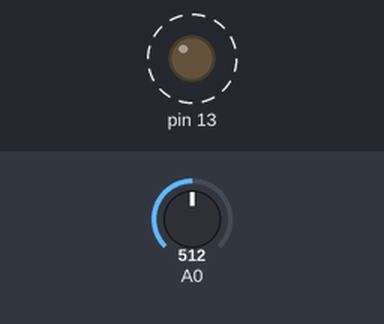
The sketch below on a simulated Teensy 4. Parts: output pins drawn as LEDs (lit = HIGH). Dashed ring = blinking. The test bench sets the inputs (shaded band); at power-on: A0 = 512. Storage starts empty; what the sketch prints to the serial monitor is not drawn.

Above: at 1.0 s.
Timing chart, 0 to 4.7 s (numbered marks = the images above):
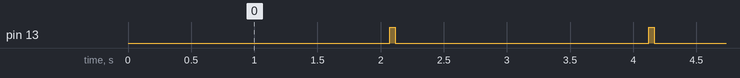

Measured:
- by itself, pin 13: alternates HIGH for 0.05 s and LOW for 2.0 s

The sketch:

SimpleLogger_Scaling_ARM_SD.ino
```cpp
// (licence header left out)
// -------------------- Includes --------------------
#include <SD.h>

// -------------------- User Settable Variables --------------------
const int16_t sample_rate = 1000; //desired sampling rate in Hz. Not tested over 1000Hz
int8_t hrpin = 0; //Whatever analog pin the sensor is hooked up to
int8_t scale_data = 1; // Uses dynamic scaling of data when set to 1, not if set to 0

// -------------------- Non-Settable Variables --------------------
//Don't change values from here on unless you know what you're doing
long fs;
long scalingFactor;
long timerValue;
long timerMicros;
const int16_t bufSize = 2048;//sample_rate * 0.2;
long freezeCount;
//int16_t sample_rate_minus = sample_rate - 1;

IntervalTimer sensorTimer;
//IntervalTimer flusher;

//SdFatSdio SD;
File rawData;

// -------------------- Data Struct Definition--------------------
struct dataBuffers
{
  //initialise two buffers of 50 each
  int16_t hrdata0[bufSize] = {0};
  int16_t hrdata1[bufSize] = {0};
  int16_t bufferPointer = 0; //buffer index to write values to
  int16_t bufferMarker = 0; //0 for buffer 0, 1 for buffer 1
  int16_t buffer0State = 0; //0 if clean, 1 if dirty
  int16_t buffer1State = 0;
};

struct workingDataContainer
{
  long absoluteCount = 0;
  long curVal = 0;
  int16_t rangeLow = 0;
  int16_t rangeLowNext = 1024;
  int16_t rangeHigh = 1023;
  int16_t rangeHighNext = 1;
  int16_t rangeCounter = 0;
};

// -------------------- Data Struct Init --------------------
struct dataBuffers dataBuf;
struct workingDataContainer workingData;

// -------------------- Functions --------------------
void stopWorking()
{
  Serial.println("Stopped working!");
  digitalWrite(13, HIGH);
  delay(100);
  exit(0);
}

void prepareSD()
{
  Serial.println("starting SD prep");
  if (!SD.begin(BUILTIN_SDCARD)) {
    Serial.println("initialisation failed!");
    stopWorking();
    return;
  }
  Serial.println("initialisation done! Continuing...");
  rawData = SD.open("hr_raw.CSV", O_CREAT | O_WRITE);
  rawData.print("\n-------------\nNew Measurement\n-------------\n");
  rawData.printf("Sample rate: %i Hz\n", sample_rate);
  rawData.print("hr\n");
}

void readSensors()
{ //read the sensors, put in correct buffer
  workingData.absoluteCount++;
  workingData.curVal = analogRead(hrpin);

  if(scale_data)
  { //scale the data if requested
    establish_range(workingData);
    workingData.curVal = mapl(workingData.curVal, workingData.rangeLow, workingData.rangeHigh);
    if(workingData.curVal < 0) workingData.curVal = 0;
  }

  //put sensor value in correct buffer
  if (dataBuf.bufferMarker == 0)
  {
    dataBuf.hrdata0[dataBuf.bufferPointer] = workingData.curVal;
  } else
  {
    dataBuf.hrdata1[dataBuf.bufferPointer] = workingData.curVal;
  }
  dataBuf.bufferPointer++;
}

void establish_range(struct workingDataContainer &workingData)
{
  if(workingData.rangeCounter <= scalingFactor)
  {
    //update upcoming ranges
    if(workingData.rangeLowNext > workingData.curVal) workingData.rangeLowNext = workingData.curVal;
    if(workingData.rangeHighNext < workingData.curVal) workingData.rangeHighNext = workingData.curVal;
    workingData.rangeCounter++;
  } else {
    //set range, minimum range should be bigger than 50
    //otherwise set to default of (0, 1024)
    if((workingData.rangeHighNext - workingData.rangeLowNext) > 50)
    {
      //update range
      workingData.rangeLow = workingData.rangeLowNext;
      workingData.rangeHigh = workingData.rangeHighNext;
      workingData.rangeLowNext = 1024;
      workingData.rangeHighNext = 1;
    } else {
      //reset range to default
      workingData.rangeLow = 0;
      workingData.rangeHigh = 1024;
    }
    workingData.rangeCounter = 0;
  }
}

long mapl(long x, long in_min, long in_max)
{
  return (x - in_min) * 1023 / (in_max - in_min) + 1;
}

void flushSD()
{
  rawData.flush();
}

// -------------------- Setup --------------------
void setup()
{
  //start serial
  pinMode(13, OUTPUT);
  Serial.begin(250000);
  prepareSD();
  scalingFactor = 2 * sample_rate;
  timerMicros = 1000000 / sample_rate;
  sensorTimer.begin(readSensors, timerMicros);
  //flusher.begin(flushSD, 10000000);
}

// -------------------- Main Loop --------------------
void loop()
{
  if ((dataBuf.bufferPointer >=  bufSize) && (dataBuf.bufferMarker == 0))
  { //time to switch buffer0 to buffer1
    freezeCount = workingData.absoluteCount;
    if(dataBuf.buffer1State == 1)  //check if buffer1 is dirty before switching
    {
      Serial.println("buffer0 overflow"); //report error if dirty
      delay(20); //give the processor some time to finish serial print before halting
      exit(0); //halt processor
    } else
    { //if switching is possible
      dataBuf.buffer0State = 1; //mark buffer0 dirty
    }
    dataBuf.bufferMarker = 1; //set buffer flag to buffer1
    dataBuf.bufferPointer = 0; //reset datapoint bufferPointer

    digitalWrite(13, HIGH);
    for (int i = 0; i < bufSize; i++) { //write contents of buffer0
      rawData.print(freezeCount - (bufSize-i));
      rawData.print(",");
      rawData.println(dataBuf.hrdata0[i]);
    }
    digitalWrite(13, LOW);
    rawData.flush();
    Serial.println("written buffer 0");

    dataBuf.buffer0State = 0; //release buffer0 after data tranmission, mark as clean
    //here follows same as above, except with reversed buffer order
  } else if ((dataBuf.bufferPointer >= bufSize) && (dataBuf.bufferMarker == 1))
  {
    freezeCount = workingData.absoluteCount;
    if(dataBuf.buffer0State == 1)
    {
      Serial.println("buffer1 overflow");
      delay(20);
      exit(0);
    } else
    {
      dataBuf.buffer1State = 1;
    }
    dataBuf.bufferMarker = 0;
    dataBuf.bufferPointer = 0;

    digitalWrite(13, HIGH);
    for (int i = 0; i < bufSize; i++)
    {
      rawData.print(freezeCount - (bufSize-i));
      rawData.print(",");
      rawData.println(dataBuf.hrdata1[i]);
    }
    digitalWrite(13, LOW);
    rawData.flush();
    //rawData.close();
    //rawData = SD.open("hr_raw.CSV", FILE_WRITE);
    Serial.println("written buffer 1");

    dataBuf.buffer1State = 0;
  }
  /*if(Serial.available())
  {
    rawData.close();
    Serial.println("done!");
    while(1==1)
    {
      delay(1000);
    }
  }*/
}
```
